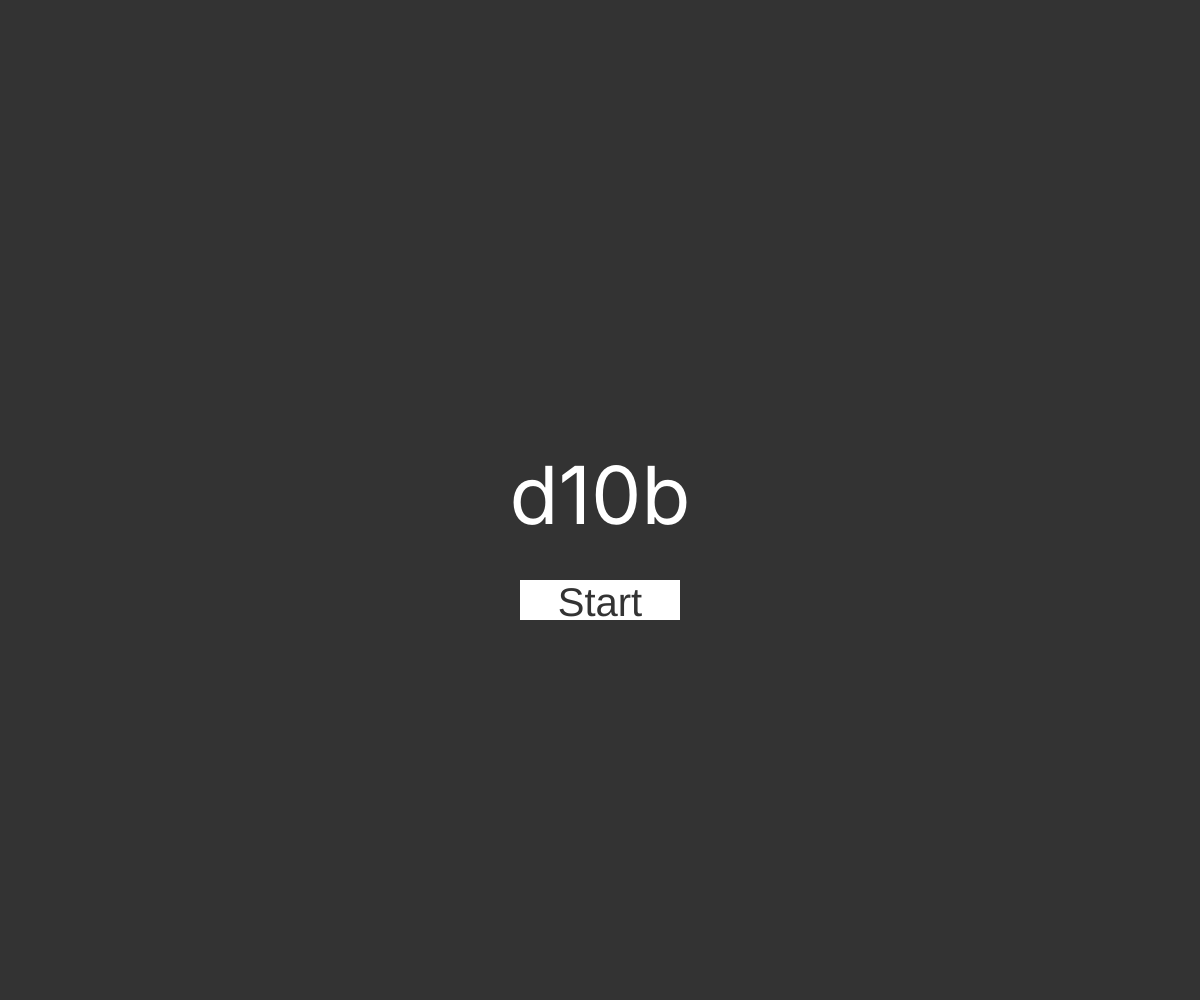
Frame 1 (no input)
Frame 60 (no input): identical to frame 1, image omitted
Frame 120 (the mouse pressed at the canvas centre since frame 60): identical to frame 1, image omitted

The p5.js sketch that drew this single still picture (run headless with seeded random() and noise() and a simulated clock; from frame 60 on, the mouse is pressed at the canvas centre):

// p5.js sketch
// ── sketch.js
// env vars
const backgroundcolor = "#333333";
const foregroundcolor = "#ffffff";
const timetoplay = 60000; // one minute

// global things that don't change
let pagewidth;
let pageheight;
let font;

// elements
let startButton;
let numberInput;

// global things that do change.
let displaytext = "d10b";
let score = -1;

function startGame() {
    startButton.remove();
    console.log("Started!");

    // make the input box
    numberInput = createInput();
    numberInput.size(160, 40)
    numberInput.position(pagewidth / 2 - 80, pageheight / 2 + 80); // adjust as needed
    numberInput.style("background-color", foregroundcolor);
    numberInput.style("color", backgroundcolor);
    
    numberInput.style("box-sizing", "border-box");
    numberInput.style("border", "none");
    numberInput.style("padding", "0");
    numberInput.style("margin", "0");
    numberInput.style("font-size", "40px");
    numberInput.style("text-align", "right");
    
    setTimeout(() => numberInput.elt.focus(), 0);
    numberInput.input(onInputChange);
    startLevel()
    setTimeout(stopGame, timetoplay);
}

function onInputChange() {
    let val = numberInput.value();
    val = val.replace(/[^01]/g, "");

    if (val.length > 5) {
        val = val.slice(-5);
    }

    if (val !== "") {
        let num = parseInt(val, 2);
        if (num > 31) val = "11111";
    }

    numberInput.value(val);
    if (parseInt(numberInput.value()) == parseInt(displaytext.toString(2))) {
        startLevel()
    }
}

function startLevel() {
    displaytext = Math.round(Math.random()*31);
    score++;
    numberInput.value("");
}

function stopGame() {
    numberInput.remove();
    displaytext = "Time's Up!\nScore: " + score;
}

function setup() {
    pagewidth = windowWidth;
    pageheight = windowHeight;
    let cnv = createCanvas(pagewidth, pageheight);
    cnv.position(0, 0);           // pin canvas to true top-left
    document.body.style.margin = "0"; // remove default browser margin
    createCanvas(pagewidth, pageheight);
    
    startButton = createButton("Start");
    startButton.size(160, 40)
    startButton.position(pagewidth / 2 - 80, pageheight / 2 + 80); // adjust as needed
    startButton.style("background-color", foregroundcolor);
    startButton.style("color", backgroundcolor);
    startButton.style("box-sizing", "border-box");
    startButton.style("border", "none");
    startButton.style("padding", "0");
    startButton.style("margin", "0");
    startButton.style("font-size", "40px");
    startButton.mousePressed(startGame); // wire it up to actually do something
}

function draw() {
    background(backgroundcolor);
    fill(foregroundcolor);
    
    textSize(80);
    textFont("Inter");
    textAlign(CENTER, CENTER)
    text(displaytext, pagewidth/2, pageheight/2);
}
